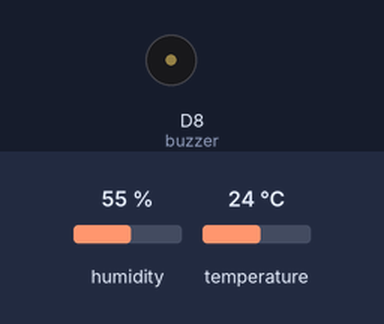
The sketch below on a simulated ESP8266 (NodeMCU). Shown: buzzer (waves = sounding, pin HIGH). The inputs (shaded band) are chosen by the test bench; at power-on: temperature 24 °C, humidity 55 %. WiFi joins after 1.5 s; servers stay silent unless stated; uploads are accepted with an empty reply; what the sketch prints to the serial monitor is not drawn.

Above: at 2.7 s.
2.8 s: temperature set to 29 °C
7.0 s: temperature set to 32 °C
At 9.2 s:
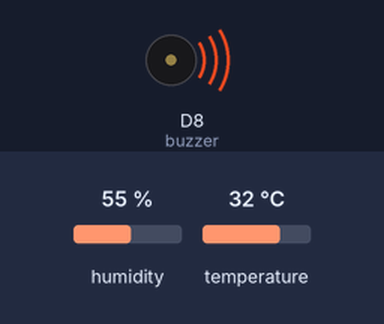
11.2 s: temperature set to 12 °C
At 11.7 s:
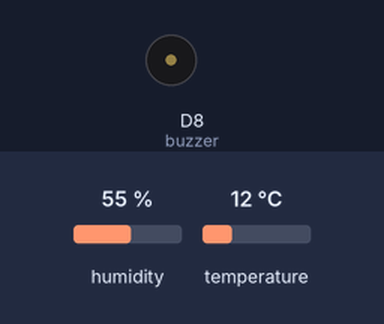
Timing chart, 0 to 14.2 s (numbered marks = the images above; inputs shaded):
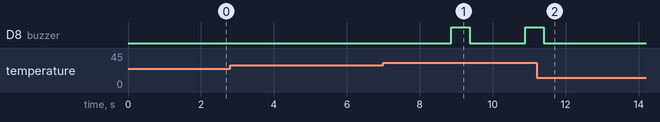

Measured:
- the behaviour switches between 30 and 31 °C on temperature (found by bisection; images 0 and 1)
- after the input at 2.8 s, every drawn part: stays the same
- after the input at 7.0 s, D8 (buzzer): LOW → HIGH after 1.9 s, → LOW 0.50 s later, → HIGH 1.5 s later
- after the input at 11.2 s, D8 (buzzer): goes on until 11.4 s, then stays LOW

The sketch:

sensor.ino
```cpp
#include <dht.h>
#include <ESP8266WiFi.h>
#include <ESP8266HTTPClient.h>
#include <WiFiClient.h>
dht DHT;

#define buzzer D8
#define DHT11_PIN D1

const char* ssid = "TP-Link_Zayed";
const char* password = "*******";

//Your Domain name with URL path or IP address with path
const char* serverName = "http://d805-2a03-b0c0-1-d0-00-f5d-1001.ngrok.io/";

unsigned long lastTime = 0;
unsigned long timerDelay = 5000;

void setup() {
  // put your setup code here, to run once:
  Serial.begin(115200);

  pinMode(buzzer, OUTPUT);
  WiFi.begin(ssid, password);
  Serial.println("Connecting");
  while(WiFi.status() != WL_CONNECTED) {
    delay(500);
    Serial.print(".");
  }
  Serial.println("");
  Serial.print("Connected to WiFi network with IP Address: ");
  Serial.println(WiFi.localIP());

}

void loop() {
  // put your main code here, to run repeatedly:
  int chk = DHT.read11(DHT11_PIN);
  char message[100];
  snprintf(message, 150, "Temperature = %.2f C, Humidity = %.2f %%", DHT.temperature, DHT.humidity);
  Serial.println(message);
  delay(1000);

  int fireAlarm = 0;
  if (DHT.temperature > 30) {
    fireAlarm = 1;
    Buzzer();
  } else {
    fireAlarm = 0;
    digitalWrite(buzzer, LOW);
  }

  if ((millis() - lastTime) > timerDelay) {
    //Check WiFi connection status
    if(WiFi.status()== WL_CONNECTED){
      WiFiClient client;
      HTTPClient http;

      // Your Domain name with URL path or IP address with path
      http.begin(client, serverName);

      // Specify content-type header
      http.addHeader("Content-Type", "application/x-www-form-urlencoded");
      char httpRequestData[100];
      snprintf(httpRequestData, 150, "temperature=%.2f&humidity=%.2f&fireAlarm=%i", DHT.temperature, DHT.humidity, fireAlarm);

      // Send HTTP POST request
      int httpResponseCode = http.POST(httpRequestData);

      Serial.print("HTTP Response code: ");
      Serial.println(httpResponseCode);

      // Free resources
      http.end();
    }
    else {
      Serial.println("WiFi Disconnected");
    }
    lastTime = millis();
  }

}

void Buzzer()
    {
    digitalWrite(buzzer,HIGH);
    delay(500);
    digitalWrite(buzzer, LOW);
    delay(500);
}
```
